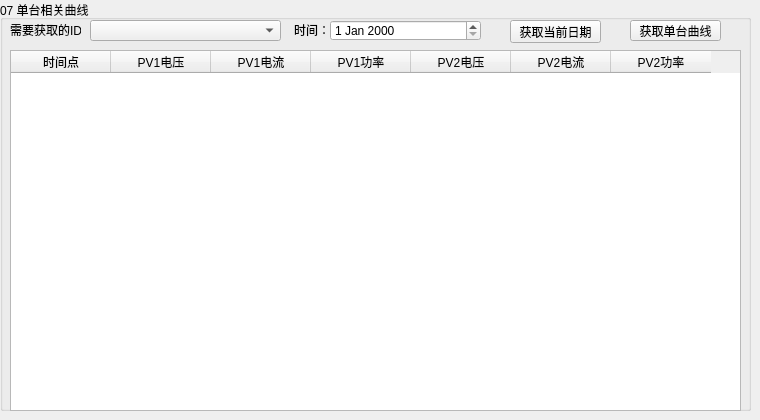
    <widget class="QWidget" name="tab_4">
     <attribute name="title">
      <string>单台曲线</string>
     </attribute>
     <widget class="QGroupBox" name="groupBox_6">
      <property name="geometry">
       <rect>
        <x>0</x>
        <y>0</y>
        <width>751</width>
        <height>411</height>
       </rect>
      </property>
      <property name="title">
       <string>07 单台相关曲线</string>
      </property>
      <widget class="QComboBox" name="comboBox_UID">
       <property name="geometry">
        <rect>
         <x>90</x>
         <y>20</y>
         <width>191</width>
         <height>21</height>
        </rect>
       </property>
      </widget>
      <widget class="QLabel" name="label_73">
       <property name="geometry">
        <rect>
         <x>10</x>
         <y>22</y>
         <width>71</width>
         <height>16</height>
        </rect>
       </property>
       <property name="text">
        <string>需要获取的ID号</string>
       </property>
      </widget>
      <widget class="QLabel" name="label_74">
       <property name="geometry">
        <rect>
         <x>294</x>
         <y>19</y>
         <width>31</width>
         <height>21</height>
        </rect>
       </property>
       <property name="text">
        <string>时间：</string>
       </property>
      </widget>
      <widget class="QDateEdit" name="dateEdit_2">
       <property name="geometry">
        <rect>
         <x>330</x>
         <y>20</y>
         <width>151</width>
         <height>21</height>
        </rect>
       </property>
      </widget>
      <widget class="QTableWidget" name="tableWidget_Info">
       <property name="geometry">
        <rect>
         <x>10</x>
         <y>50</y>
         <width>731</width>
         <height>361</height>
        </rect>
       </property>
       <column>
        <property name="text">
         <string>时间点</string>
        </property>
       </column>
       <column>
        <property name="text">
         <string>PV1电压</string>
        </property>
       </column>
       <column>
        <property name="text">
         <string>PV1电流</string>
        </property>
       </column>
       <column>
        <property name="text">
         <string>PV1功率</string>
        </property>
       </column>
       <column>
        <property name="text">
         <string>PV2电压</string>
        </property>
       </column>
       <column>
        <property name="text">
         <string>PV2电流</string>
        </property>
       </column>
       <column>
        <property name="text">
         <string>PV2功率</string>
        </property>
       </column>
      </widget>
      <widget class="QPushButton" name="btn_getInfo">
       <property name="geometry">
        <rect>
         <x>630</x>
         <y>20</y>
         <width>91</width>
         <height>21</height>
        </rect>
       </property>
       <property name="text">
        <string>获取单台曲线</string>
       </property>
      </widget>
      <widget class="QPushButton" name="btn_getDate_2">
       <property name="geometry">
        <rect>
         <x>510</x>
         <y>20</y>
         <width>91</width>
         <height>23</height>
        </rect>
       </property>
       <property name="text">
        <string>获取当前日期</string>
       </property>
      </widget>
     </widget>
    </widget>
